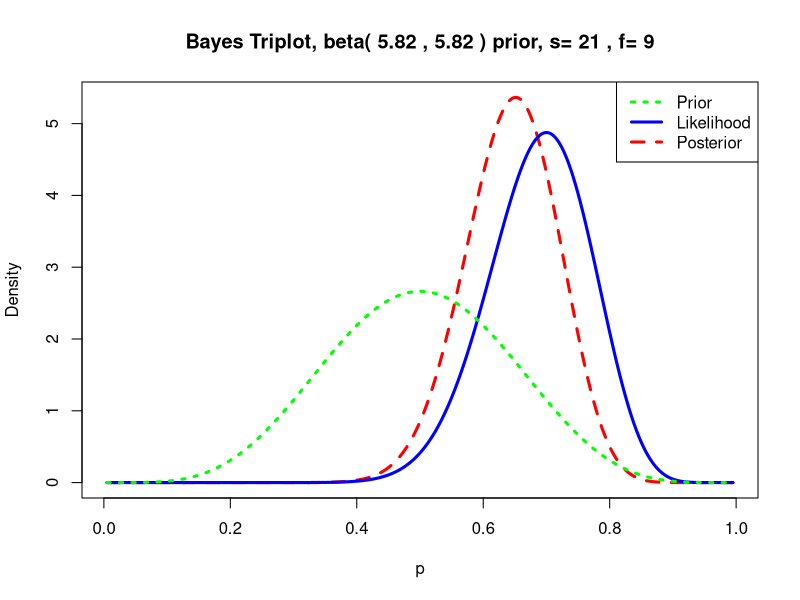
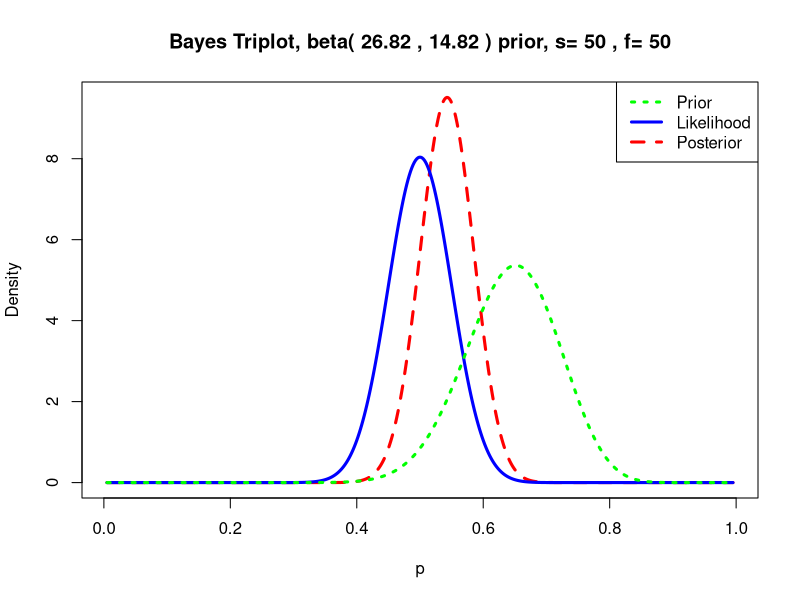
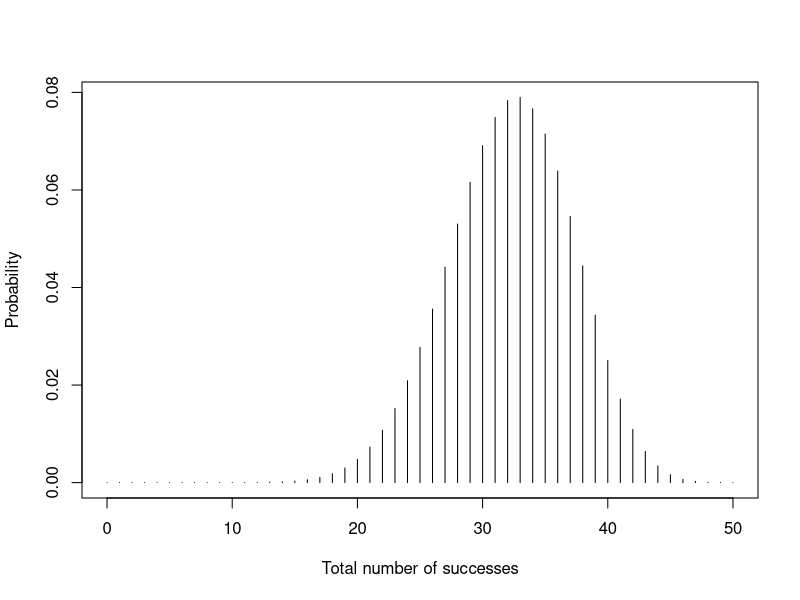

These charts were generated, in order, by the following R code: (Note: this script raises an error after producing the figures.)
## ---- chunk 1
knitr::opts_chunk$set(
  echo = TRUE,
  dev = "svg",
  include = TRUE,
  message = FALSE,
  warning = FALSE,
  error = FALSE,
  cache = TRUE
  )
## ---- chunk 2
# load some useful functions
library(tidyverse)

# make our results reproducible
set.seed(1997)

# create data where before and after are from the same distribution
# they vary due to chance
df <- tibble(student_id = 1:30,
             before = rnorm(30, mean = 0.5, sd = 0.1),
             after = rnorm(30, mean = 0.5, sd = 0.1))

# convert to binary of success (1) or failure (0)
# has our student improved?!
df <- df %>%
  mutate(success = if_else(after > before, 1, 0))

dplyr::glimpse(df)
## ---- chunk 3
mean(df$before)
mean(df$after)
## ---- chunk 4
table(df$success)
## ---- chunk 5
# we need to pass a count of successes x and a count of trials n
prop.test(x = sum(df$success), n = length(df$success), p = 0.5)
## ---- chunk 6
# useful package for learning Bayes with plenty of examples
library(LearnBayes)
## ---- chunk 7
beta.par <- beta.select(list(p = 0.5, x = 0.5), list( p = 0.75, x = .6))
beta.par
## ---- chunk 8

triplot(prior = beta.par, 
        data =  c(sum(
          df$success),
          nrow(df) - sum(df$success)))
## ---- chunk 9
beta.post.par <- beta.par + c(sum(
  df$success),
  nrow(df) - sum(df$success))

post.sample <- rbeta(1000, beta.post.par[1], beta.post.par[2])
quantile(post.sample, c(0.05, 0.95))
## ---- chunk 10

triplot(prior = beta.post.par, 
        data = c(50, 50)
        )
## ---- chunk 11
students <- 50 # future sample size
s <- 0:students # vector of number of successes in future experiment
cost <- 200 * students
benefit <- 300
break_even <- cost / benefit # need more than 34 students to break even

## ---- chunk 12
# simulation
pred.probs <- pbetap(beta.post.par, students, s)
plot(s, pred.probs, type = "h", 
     ylab = "Probability", xlab = "Total number of successes")

## ---- chunk 13
# range is from 0 to 50
length(s)

# thus for 34 we need to reference from 34 - 1
sum(pred.probs[(34 + 1):(50 + 1)])
#sum(pred.probs[33:50])

## ---- chunk 14
# make our results reproducible
set.seed(1337)

# create data where before and after are from different distributions
# they vary due to non-stationary distribution
# the control helps us account for this
df <- bind_rows(
  tibble(student_id = 1:30,
             before = rnorm(30, mean = 0.5, sd = 0.1),
             after = rnorm(30, mean = 0.6, sd = 0.1),
             treatment = "kale-and-yoga"), 
  tibble(student_id = 31:60,
             before = rnorm(30, mean = 0.5, sd = 0.1),
             after = rnorm(30, mean = 0.6, sd = 0.1),
             treatment = "control")
             ) %>%
  mutate(school = "Grange Hill") %>%
  # convert to factors
  mutate(treatment = as.factor(treatment),
         school = as.factor(school)) %>%
  # convert to binary of success (1) or failure (0)
  # has our student improved?!
  mutate(success = if_else(after > before, 1, 0))
  
glimpse(df)
## ---- chunk 15
table(df$treatment, df$success)
## ---- chunk 16
# we need to pass a count of successes x and a count of trials n
# given our data has been ordered by studentid and treatment we can use the row number to filter
prop.test(
  x = c(
    sum(df[1:30, "success"]), # 1:30 gets our kale
    sum(df[31:60, "success"])
    ),
  n = c(
    nrow(df[1:30, "success"]), # 31:60 gets our control
    nrow(df[31:60, "success"])
            )
  )
## ---- chunk 17
set.seed(1337)

# create data where before and after are from different distributions
# they vary due to non-stationary distribution
# the control helps us account for this
df <- bind_rows(
  tibble(student_id = 1:30,
             before = rnorm(30, mean = 0.5, sd = 0.1),
             after = rnorm(30, mean = 0.62, sd = 0.1),
             treatment = "kale-and-yoga", school = "A"), 
  tibble(student_id = 31:60,
             before = rnorm(30, mean = 0.5, sd = 0.1),
             after = rnorm(30, mean = 0.6, sd = 0.1),
             treatment = "control", school = "A"),
  tibble(student_id = 1:30,
             before = rnorm(30, mean = 0.5, sd = 0.1),
             after = rnorm(30, mean = 0.62, sd = 0.2),
             treatment = "kale-and-yoga", school = "B"), 
  tibble(student_id = 31:60,
             before = rnorm(30, mean = 0.5, sd = 0.1),
             after = rnorm(30, mean = 0.6, sd = 0.2),
             treatment = "control", school = "B"),
  tibble(student_id = 1:30,
             before = rnorm(30, mean = 0.5, sd = 0.1),
             after = rnorm(30, mean = 0.8, sd = 0.1),
             treatment = "desert-island", school = "A"), 
  tibble(student_id = 31:60,
             before = rnorm(30, mean = 0.5, sd = 0.1),
             after = rnorm(30, mean = 0.6, sd = 0.1),
             treatment = "control", school = "A"),
  tibble(student_id = 1:30,
             before = rnorm(30, mean = 0.5, sd = 0.1),
             after = rnorm(30, mean = 0.7, sd = 0.2),
             treatment = "desert-island", school = "B"), 
  tibble(student_id = 31:60,
             before = rnorm(30, mean = 0.5, sd = 0.1),
             after = rnorm(30, mean = 0.6, sd = 0.2),
             treatment = "control", school = "B")
             ) %>%
  # convert to factors
  mutate(treatment = as.factor(treatment),
         school = as.factor(school)) %>%
  # convert to binary of success (1) or failure (0)
  # has our student improved?!
  mutate(success = if_else(after > before, 1, 0))

summary(df)
## ---- chunk 18
# note, as our controls are assumed to be the same for both interventions, they are grouped together
# this might not always be true
df2 <- df %>% 
  select(-student_id, -before, -after) %>%
  group_by(school, treatment)  %>% 
  summarise(n = n())

df2
## ---- chunk 19
# count successes and failures by summing logical
df3 <- df %>%
  select(-student_id, -before, -after) %>%
  group_by(school, treatment) %>%
  summarise(s = sum(success == 1), failures = sum(success == 0))

df3
## ---- chunk 20
m1 <- glm(cbind(s, failures) ~ school + treatment, data = df3, family = "binomial")
summary(m1)
## ---- chunk 21
m2 <- glm(cbind(s, failures) ~ school + treatment, data = df3, family = "quasibinomial")
summary(m2)
## ---- chunk 22
m3 <- update(m2, ~.-school)
anova(m2, m3, test = "F")
## ---- chunk 23
summary(m3)
## ---- chunk 24
m4 <- update(m3, ~.-treatment)
anova(m3, m4, test = "F")
## ---- chunk 25
kale_and_yoga_binary <- df %>%
  dplyr::filter(treatment == "kale-and-yoga") %>%
  select(success)
  
desert_island_binary <- df %>%
  dplyr::filter(treatment == "desert-island") %>%
  select(success)
## ---- chunk 26
bayesTest(A_data = kale_and_yoga_binary$success, B_data = desert_island_binary$success,
          priors = list("alpha" = val1,
                        "beta" = val2),
          n_samples = 1e+05,
  distribution = c("bernoulli"))
## ---- chunk 27

## ---- chunk 28
sessionInfo()
